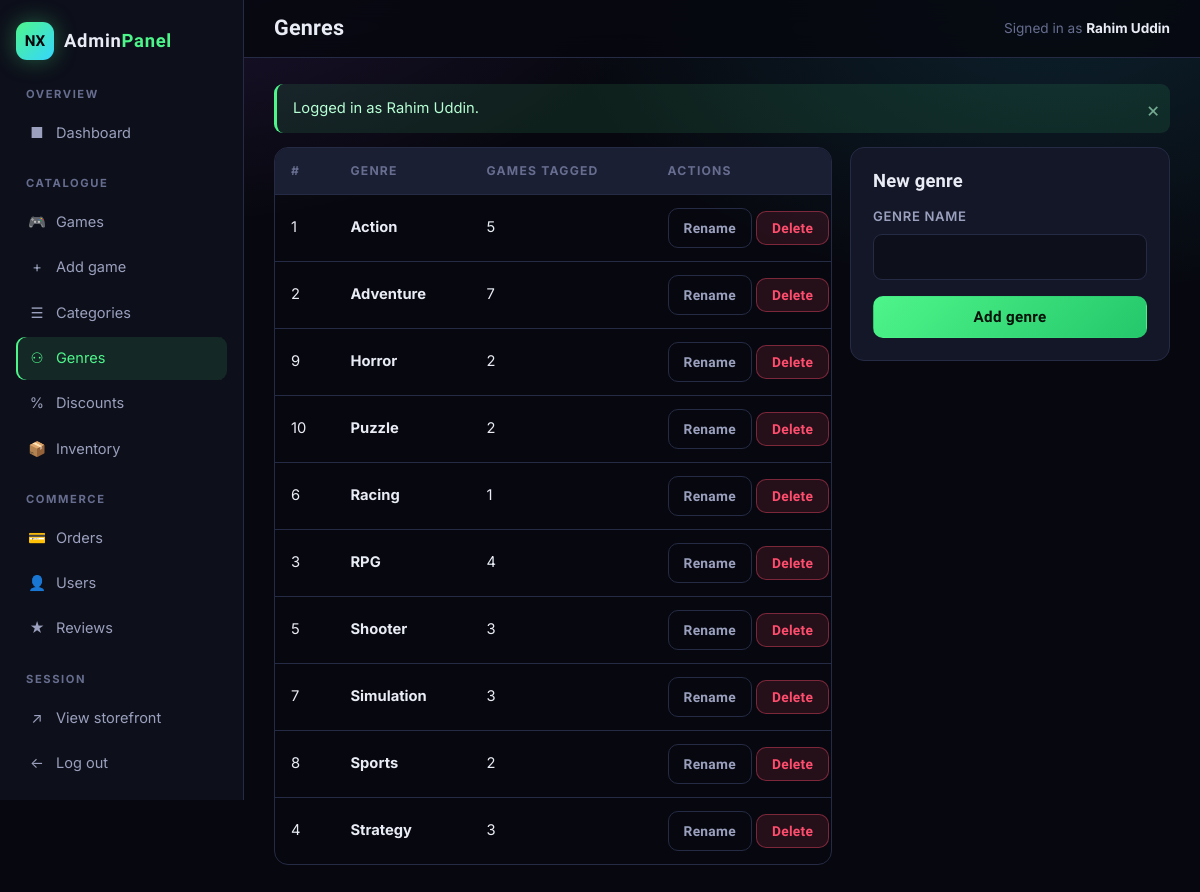
Page /admin/genres.php (signed in) on the committed database.
### tables this page shows
CREATE TABLE genres (
    genre_id   INT AUTO_INCREMENT PRIMARY KEY,
    genre_name VARCHAR(50) NOT NULL UNIQUE
);

### backend/functions.php (called while the page is built, shortened)
<?php
function e($value) {
    return htmlspecialchars((string)$value, ENT_QUOTES, 'UTF-8');
}
function url($path = '') {
    return BASE_URL . ltrim($path, '/');
}

### admin/genres.php (the view, shortened to what this page needs)
<?php
require_once __DIR__ . '/../backend/functions.php';
$rows = $pdo->query(
    'SELECT ge.*, (SELECT COUNT(*) FROM game_genres gg WHERE gg.genre_id = ge.genre_id) AS game_count
       FROM genres ge ORDER BY ge.genre_name'
)->fetchAll();
$editId = (int)($_GET['edit'] ?? 0);
require __DIR__ . '/header.php';
?>
<div style="display:grid;grid-template-columns:1fr 320px;gap:18px" class="dash-grid">
  <div class="table-wrap" style="height:fit-content">
    <table class="data">
      <thead><tr><th>#</th><th>Genre</th><th>Games tagged</th><th>Actions</th></tr></thead>
      <tbody>
      <?php foreach ($rows as $r): ?>
        <tr>
          <td><?= (int)$r['genre_id'] ?></td>
          <td><strong><?= e($r['genre_name']) ?></strong></td>
          <td><?= (int)$r['game_count'] ?></td>
          <td style="white-space:nowrap">
            <a class="btn btn-ghost btn-sm" href="<?= url('admin/genres.php?edit=' . (int)$r['genre_id']) ?>">Rename</a>
            <form class="inline-form" method="post">
              <button class="btn btn-danger btn-sm" data-confirm="Delete the <?= e($r['genre_name']) ?> genre?">Delete</button>
            </form>
          </td>
        </tr>
      <?php endforeach; ?>
      </tbody>
    </table>
  </div>
  <?php $editing = null; foreach ($rows as $r) { if ((int)$r['genre_id'] === $editId) $editing = $r; } ?>
  <form class="panel" method="post" style="height:fit-content">
    <h3><?= $editing ? 'Rename genre' : 'New genre' ?></h3>
    <div class="form-row">
      <label for="genre_name">Genre name</label>
      <input class="input" type="text" id="genre_name" name="genre_name" required value="<?= e($editing['genre_name'] ?? '') ?>">
    </div>
    <button class="btn btn-primary btn-block" type="submit"><?= $editing ? 'Save' : 'Add genre' ?></button>
  </form>
</div>
<?php require __DIR__ . '/footer.php'; ?>

### css/style.css (style rules this page uses)
:root { --bg: #07080f; --bg-soft: #0d0f1a; --surface: #12142099; --surface-solid: #141727; --surface-2: #1b1f33; --line: #262b45; --text: #e9ebf5; --text-dim: #9aa0bd; --text-faint: #666d8f; --green: #4ef58a; --purple: #a855ff; --blue: #35d6ff; --orange: #ff8a3d; --red: #ff4d6d; --radius: 14px; --radius-sm: 9px; --shadow: 0 18px 45px rgba(0,0,0,.55); --ease: cubic-bezier(.22,.9,.3,1); --display: 'Chakra Petch', 'Segoe UI', system-ui, sans-serif; --body: 'Inter', 'Segoe UI', system-ui, -apple-system, sans-serif; }
* { margin: 0; padding: 0; box-sizing: border-box; }
html { scroll-behavior: smooth; }
body { font-family: var(--body); background: var(--bg); color: var(--text); line-height: 1.6; min-height: 100vh; display: flex; flex-direction: column; background-image: radial-gradient(900px 500px at 12% -8%, rgba(168,85,255,.16), transparent 60%), radial-gradient(800px 480px at 88% 0%, rgba(53,214,255,.12), transparent 62%); background-attachment: fixed; }
a { color: inherit; text-decoration: none; }
input, select, textarea, button { font-family: inherit; font-size: inherit; }
h1, h2, h3, h4 { font-family: var(--display); font-weight: 700; line-height: 1.15; letter-spacing: .01em; }
.btn { display: inline-flex; align-items: center; justify-content: center; gap: 8px; padding: 11px 22px; border: 1px solid transparent; border-radius: 10px; font-family: var(--display); font-weight: 600; font-size: .95rem; letter-spacing: .02em; cursor: pointer; text-align: center; transition: transform .18s var(--ease), box-shadow .22s var(--ease), background .2s var(--ease), border-color .2s var(--ease); }
.btn-sm { padding: 8px 15px; font-size: .86rem; }
.btn-block { width: 100%; }
.btn-primary { background: linear-gradient(135deg, var(--green), #24c76a); color: #04120a; }
.btn-ghost { background: transparent; border-color: var(--line); color: var(--text-dim); }
.btn-danger { background: rgba(255,77,109,.12); border-color: rgba(255,77,109,.4); color: var(--red); }
.panel { background: var(--surface-solid); border: 1px solid var(--line); border-radius: var(--radius); padding: 22px; }
.panel h3 { font-size: 1.15rem; margin-bottom: 14px; }
.form-row { margin-bottom: 16px; }
.form-row label { display: block; margin-bottom: 7px; font-size: .82rem; font-weight: 600; letter-spacing: .05em; text-transform: uppercase; color: var(--text-dim); }
.input, select.input, textarea.input { width: 100%; padding: 12px 14px; background: var(--bg-soft); border: 1px solid var(--line); border-radius: var(--radius-sm); color: var(--text); transition: border-color .2s var(--ease), box-shadow .2s var(--ease); }
.table-wrap { overflow-x: auto; border: 1px solid var(--line); border-radius: var(--radius); }
table.data { width: 100%; border-collapse: collapse; min-width: 620px; }
table.data th { padding: 13px 16px; text-align: left; font-size: .76rem; text-transform: uppercase; letter-spacing: .1em; color: var(--text-faint); background: var(--surface-2); border-bottom: 1px solid var(--line); white-space: nowrap; }
table.data td { padding: 13px 16px; border-bottom: 1px solid var(--line); font-size: .92rem; }
table.data tbody tr { transition: background .18s var(--ease); }
table.data tbody tr:last-child td { border-bottom: none; }

### css/admin.css (style rules this page uses)
.inline-form { display: inline-flex; gap: 6px; align-items: center; }

### rows in the picture
genres: genre_id "1", genre_name "Action", game_count "5"
genres: genre_id "2", genre_name "Adventure", game_count "7"
genres: genre_id "9", genre_name "Horror", game_count "2"
genres: genre_id "10", genre_name "Puzzle", game_count "2"
genres: genre_id "6", genre_name "Racing", game_count "1"
genres: genre_id "3", genre_name "RPG", game_count "4"
genres: genre_id "5", genre_name "Shooter", game_count "3"
genres: genre_id "7", genre_name "Simulation", game_count "3"
genres: genre_id "8", genre_name "Sports", game_count "2"
genres: genre_id "4", genre_name "Strategy", game_count "3"

### other values in the picture
$glyph "■ 🎮 + ☰ ⚇ % 📦 💳 👤 ★"
$label "Dashboard Games Add game Categories Genres Discounts Inventory Orders Users Reviews"
$pageTitle "Genres"
current_user_name() "Rahim Uddin"
$f['message'] "Logged in as Rahim Uddin."
